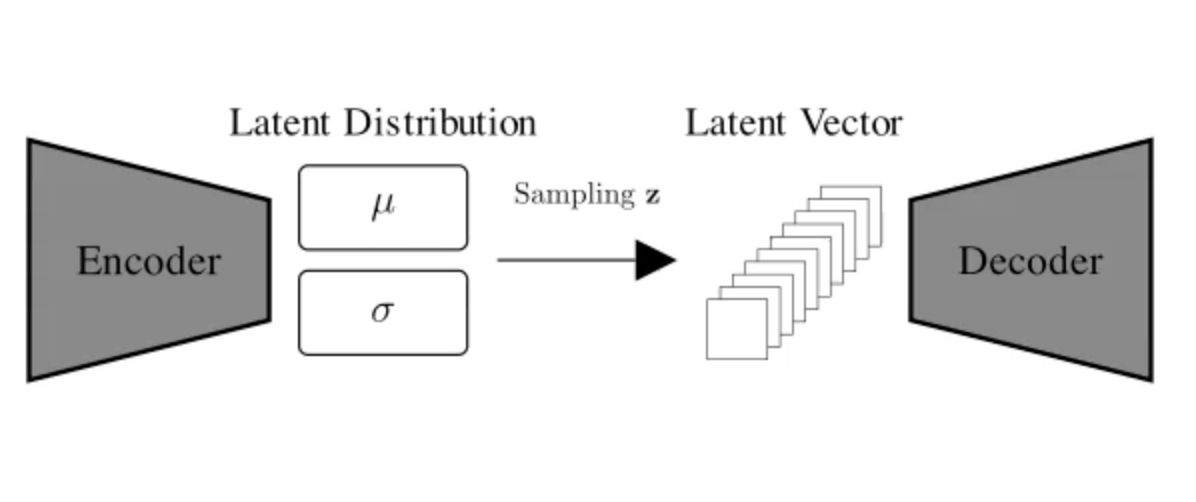

Source code (Python):
from manim import Arrow, DOWN, BLACK, Group, Mobject, Write, Arrow, Create, Tex, WHITE, Text, UP, ORIGIN, Transform, RIGHT, LEFT
from src.tensorspec.matrices.flat import FlatMatrix3D, FlatMatrix3DImage
from src.tensorspec.vae.coders import Coder
from src.tensorspec.node.net import NetNode
import inspect
from pathlib import Path


class VAE(Mobject):
    def __init__(self, *args, **kwargs):
        self.font_size = kwargs.get("font_size", 24)
        # ================== pop kwargs for parent ==================
        parent_params = inspect.signature(super().__init__).parameters
        [kwargs.pop(kw) for kw in list(kwargs.keys()) if kw not in parent_params]
        # pop and feed to super; mobject doesn't take dimensions as an arg; only in base
        super().__init__(*args, **kwargs)
        # ===========================================================
        self._make_components()

    def _make_components(self):
        # make ====
        self.encoder = Coder(edge_ratio=0.5, rotate_degrees=-90, label="Encoder").move_to(ORIGIN)
        self.latent_mu = NetNode(text=r"$\mu$", text_color=BLACK, fill_color=BLACK, text_font_size=42)
        self.latent_sigma = NetNode(text=r"$\sigma$", text_color=BLACK, fill_color=BLACK, text_font_size=42)
        self.latent_sigma = self.latent_sigma.next_to(self.latent_mu, DOWN * 4)
        self.latent_distribution = Group(self.latent_mu, self.latent_sigma).scale(0.7).next_to(self.encoder, RIGHT)
        self.latent_label = Text("Latent Distribution", color=BLACK, font_size=self.font_size)
        self.latent_label = self.latent_label.next_to(self.latent_distribution, UP)

        self.add(self.encoder, self.latent_mu, self.latent_sigma, self.latent_label)

        # make ====
        self.vector = FlatMatrix3D(dimensions=(1, 10, 1), label="", main_color=WHITE).scale_to_fit_height(
            self.latent_distribution.get_height()
        )
        self.vector = self.vector.next_to(self.latent_distribution, RIGHT * 8)
        self.vector_label = Tex("Vector", color=BLACK, font_size=self.font_size).next_to(self.vector, UP)
        self.vector_label.align_to(self.latent_label, DOWN)

        self.add(self.vector, self.vector_label)

        # make ====
        self.node_sample = Arrow(self.latent_distribution.get_right(), self.vector.get_left(), color=BLACK, stroke_width=2)
        self.node_sample_label = Tex(r"Sampling $\mathbf{z}$", color=BLACK, font_size=self.font_size)
        self.node_sample_label = self.node_sample_label.next_to(self.node_sample, UP)

        self.add(self.node_sample, self.node_sample_label)

        # make ====
        self.decoder = Coder(edge_ratio=0.5, rotate_degrees=90, label="Decoder").next_to(self.vector, RIGHT)
        self.decoder.align_to(self.encoder, UP)

        self.add(self.decoder)

    def on_create(self):
        transforms = [
            *self.encoder.on_create(),
            *self.latent_mu.on_create(),
            *self.latent_sigma.on_create(),
            Write(self.latent_label),
            *self.vector.on_create(),
            Write(self.vector_label),
            Create(self.node_sample),
            Write(self.node_sample_label),
            *self.decoder.on_create(),
        ]

        return transforms
